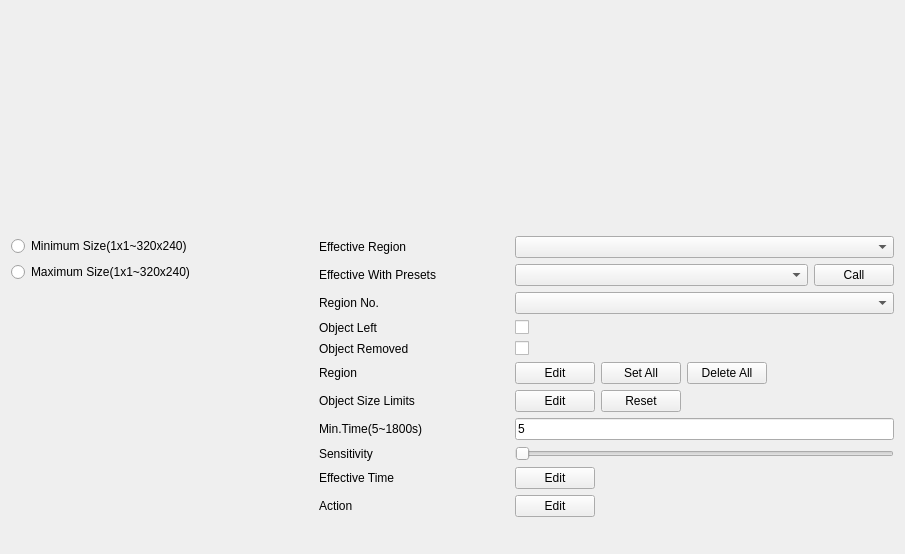
<?xml version="1.0" encoding="UTF-8"?>
<ui version="4.0">
 <class>ObjectLeftRemoved</class>
 <widget class="QWidget" name="ObjectLeftRemoved">
  <property name="geometry">
   <rect>
    <x>0</x>
    <y>0</y>
    <width>905</width>
    <height>554</height>
   </rect>
  </property>
  <property name="windowTitle">
   <string>Form</string>
  </property>
  <layout class="QGridLayout" name="gridLayout">
   <property name="spacing">
    <number>20</number>
   </property>
   <item row="0" column="0">
    <widget class="CommonVideo" name="commonVideo" native="true">
     <property name="sizePolicy">
      <sizepolicy hsizetype="Preferred" vsizetype="Preferred">
       <horstretch>1</horstretch>
       <verstretch>0</verstretch>
      </sizepolicy>
     </property>
     <property name="minimumSize">
      <size>
       <width>0</width>
       <height>100</height>
      </size>
     </property>
    </widget>
   </item>
   <item row="0" column="1">
    <widget class="ButtonGroup" name="widget_buttonGroup" native="true">
     <property name="sizePolicy">
      <sizepolicy hsizetype="Expanding" vsizetype="Expanding">
       <horstretch>2</horstretch>
       <verstretch>2</verstretch>
      </sizepolicy>
     </property>
    </widget>
   </item>
   <item row="1" column="0">
    <widget class="QWidget" name="widgetSize" native="true">
     <layout class="QGridLayout" name="gridLayout_3">
      <property name="leftMargin">
       <number>0</number>
      </property>
      <property name="topMargin">
       <number>0</number>
      </property>
      <property name="rightMargin">
       <number>0</number>
      </property>
      <property name="bottomMargin">
       <number>0</number>
      </property>
      <item row="0" column="1" colspan="2">
       <widget class="VCASizeLineEditBox" name="widgetMinLineBox" native="true"/>
      </item>
      <item row="1" column="0">
       <widget class="QRadioButton" name="radioButton_maxLayout">
        <property name="text">
         <string>Maximum Size(1x1~320x240)</string>
        </property>
       </widget>
      </item>
      <item row="0" column="0">
       <widget class="QRadioButton" name="radioButton_minLayout">
        <property name="text">
         <string>Minimum Size(1x1~320x240)</string>
        </property>
       </widget>
      </item>
      <item row="1" column="1" colspan="2">
       <widget class="VCASizeLineEditBox" name="widgetMaxLineBox" native="true"/>
      </item>
      <item row="2" column="0" colspan="2">
       <spacer name="verticalSpacer_3">
        <property name="orientation">
         <enum>Qt::Vertical</enum>
        </property>
        <property name="sizeHint" stdset="0">
         <size>
          <width>20</width>
          <height>40</height>
         </size>
        </property>
       </spacer>
      </item>
     </layout>
    </widget>
   </item>
   <item row="1" column="1">
    <widget class="QWidget" name="widget_3" native="true">
     <property name="sizePolicy">
      <sizepolicy hsizetype="Expanding" vsizetype="Expanding">
       <horstretch>0</horstretch>
       <verstretch>3</verstretch>
      </sizepolicy>
     </property>
     <layout class="QVBoxLayout" name="verticalLayout">
      <property name="leftMargin">
       <number>0</number>
      </property>
      <property name="topMargin">
       <number>0</number>
      </property>
      <property name="rightMargin">
       <number>0</number>
      </property>
      <property name="bottomMargin">
       <number>0</number>
      </property>
      <item>
       <layout class="QGridLayout" name="gridLayout_2">
        <item row="6" column="0">
         <widget class="QLabel" name="labelObjectSizeLimits">
          <property name="text">
           <string>Object Size Limits</string>
          </property>
         </widget>
        </item>
        <item row="9" column="0">
         <widget class="QLabel" name="label_effectiveTime">
          <property name="text">
           <string>Effective Time</string>
          </property>
         </widget>
        </item>
        <item row="4" column="0">
         <widget class="QLabel" name="label_object_removed">
          <property name="sizePolicy">
           <sizepolicy hsizetype="Preferred" vsizetype="Preferred">
            <horstretch>1</horstretch>
            <verstretch>0</verstretch>
           </sizepolicy>
          </property>
          <property name="text">
           <string>Object Removed</string>
          </property>
         </widget>
        </item>
        <item row="10" column="0">
         <widget class="QLabel" name="label_action">
          <property name="text">
           <string>Action</string>
          </property>
         </widget>
        </item>
        <item row="8" column="1">
         <widget class="BaseSlider" name="slider_sensitivity">
          <property name="orientation">
           <enum>Qt::Horizontal</enum>
          </property>
         </widget>
        </item>
        <item row="7" column="1">
         <widget class="MyLineEdit" name="lineEdit_mintime">
          <property name="text">
           <string>5</string>
          </property>
         </widget>
        </item>
        <item row="8" column="0">
         <widget class="QLabel" name="label_sensitivity">
          <property name="text">
           <string>Sensitivity</string>
          </property>
         </widget>
        </item>
        <item row="5" column="0">
         <widget class="QLabel" name="label_setRegion">
          <property name="text">
           <string>Region</string>
          </property>
         </widget>
        </item>
        <item row="0" column="0">
         <widget class="QLabel" name="labelEffectiveRegion">
          <property name="text">
           <string>Effective Region</string>
          </property>
         </widget>
        </item>
        <item row="3" column="0">
         <widget class="QLabel" name="label_object_left">
          <property name="sizePolicy">
           <sizepolicy hsizetype="Preferred" vsizetype="Preferred">
            <horstretch>1</horstretch>
            <verstretch>0</verstretch>
           </sizepolicy>
          </property>
          <property name="text">
           <string>Object Left</string>
          </property>
         </widget>
        </item>
        <item row="10" column="1">
         <widget class="QWidget" name="widgetAction" native="true">
          <layout class="QHBoxLayout" name="horizontalLayout">
           <property name="leftMargin">
            <number>0</number>
           </property>
           <property name="topMargin">
            <number>0</number>
           </property>
           <property name="rightMargin">
            <number>0</number>
           </property>
           <property name="bottomMargin">
            <number>0</number>
           </property>
           <item>
            <widget class="MyPushButton" name="pushButton_editAction">
             <property name="text">
              <string>Edit</string>
             </property>
            </widget>
           </item>
           <item>
            <spacer name="horizontalSpacer">
             <property name="orientation">
              <enum>Qt::Horizontal</enum>
             </property>
             <property name="sizeHint" stdset="0">
              <size>
               <width>40</width>
               <height>20</height>
              </size>
             </property>
            </spacer>
           </item>
          </layout>
         </widget>
        </item>
        <item row="4" column="1">
         <widget class="QCheckBox" name="checkBox_obj_remove">
          <property name="sizePolicy">
           <sizepolicy hsizetype="Minimum" vsizetype="Fixed">
            <horstretch>2</horstretch>
            <verstretch>0</verstretch>
           </sizepolicy>
          </property>
          <property name="text">
           <string/>
          </property>
         </widget>
        </item>
        <item row="3" column="1">
         <widget class="QCheckBox" name="checkBox_obj_left">
          <property name="sizePolicy">
           <sizepolicy hsizetype="Minimum" vsizetype="Fixed">
            <horstretch>2</horstretch>
            <verstretch>0</verstretch>
           </sizepolicy>
          </property>
          <property name="text">
           <string/>
          </property>
         </widget>
        </item>
        <item row="6" column="1">
         <widget class="QWidget" name="widgetObjectSize" native="true">
          <layout class="QHBoxLayout" name="horizontalLayout_6">
           <property name="leftMargin">
            <number>0</number>
           </property>
           <property name="topMargin">
            <number>0</number>
           </property>
           <property name="rightMargin">
            <number>0</number>
           </property>
           <property name="bottomMargin">
            <number>0</number>
           </property>
           <item>
            <widget class="PushButtonEditState" name="pushButtonObjectSizeEdit">
             <property name="text">
              <string>Edit</string>
             </property>
            </widget>
           </item>
           <item>
            <widget class="MyPushButton" name="pushButtonObjectSizeReset">
             <property name="text">
              <string>Reset</string>
             </property>
            </widget>
           </item>
           <item>
            <spacer name="horizontalSpacer_4">
             <property name="orientation">
              <enum>Qt::Horizontal</enum>
             </property>
             <property name="sizeHint" stdset="0">
              <size>
               <width>40</width>
               <height>20</height>
              </size>
             </property>
            </spacer>
           </item>
          </layout>
         </widget>
        </item>
        <item row="5" column="1">
         <widget class="QWidget" name="widgetRegion" native="true">
          <layout class="QHBoxLayout" name="horizontalLayout_4">
           <property name="leftMargin">
            <number>0</number>
           </property>
           <property name="topMargin">
            <number>0</number>
           </property>
           <property name="rightMargin">
            <number>0</number>
           </property>
           <property name="bottomMargin">
            <number>0</number>
           </property>
           <item>
            <widget class="PushButtonEditState" name="pushButtonRegionEdit">
             <property name="text">
              <string>Edit</string>
             </property>
            </widget>
           </item>
           <item>
            <widget class="MyPushButton" name="pushButton_setAll">
             <property name="text">
              <string>Set All</string>
             </property>
            </widget>
           </item>
           <item>
            <widget class="MyPushButton" name="pushButton_clearAll">
             <property name="text">
              <string>Delete All</string>
             </property>
            </widget>
           </item>
           <item>
            <spacer name="horizontalSpacer_3">
             <property name="orientation">
              <enum>Qt::Horizontal</enum>
             </property>
             <property name="sizeHint" stdset="0">
              <size>
               <width>40</width>
               <height>20</height>
              </size>
             </property>
            </spacer>
           </item>
          </layout>
         </widget>
        </item>
        <item row="7" column="0">
         <widget class="QLabel" name="label_mintime">
          <property name="minimumSize">
           <size>
            <width>0</width>
            <height>0</height>
           </size>
          </property>
          <property name="text">
           <string>Min.Time(5~1800s)</string>
          </property>
         </widget>
        </item>
        <item row="1" column="0">
         <widget class="QLabel" name="labelEffectiveWithPresets">
          <property name="text">
           <string>Effective With Presets</string>
          </property>
         </widget>
        </item>
        <item row="9" column="1">
         <widget class="QWidget" name="widgetEffectiveTime" native="true">
          <layout class="QHBoxLayout" name="horizontalLayout_3">
           <property name="leftMargin">
            <number>0</number>
           </property>
           <property name="topMargin">
            <number>0</number>
           </property>
           <property name="rightMargin">
            <number>0</number>
           </property>
           <property name="bottomMargin">
            <number>0</number>
           </property>
           <item>
            <widget class="MyPushButton" name="pushButton_editTime">
             <property name="text">
              <string>Edit</string>
             </property>
            </widget>
           </item>
           <item>
            <spacer name="horizontalSpacer_2">
             <property name="orientation">
              <enum>Qt::Horizontal</enum>
             </property>
             <property name="sizeHint" stdset="0">
              <size>
               <width>40</width>
               <height>20</height>
              </size>
             </property>
            </spacer>
           </item>
          </layout>
         </widget>
        </item>
        <item row="2" column="0">
         <widget class="QLabel" name="labelRegionNo">
          <property name="text">
           <string>Region No.</string>
          </property>
         </widget>
        </item>
        <item row="0" column="1">
         <widget class="ComboBox" name="comboBoxEffectiveRegion"/>
        </item>
        <item row="2" column="1">
         <widget class="ComboBox" name="comboBoxRegionNo"/>
        </item>
        <item row="1" column="1">
         <widget class="QWidget" name="widgetPresets" native="true">
          <layout class="QHBoxLayout" name="horizontalLayout_2">
           <property name="leftMargin">
            <number>0</number>
           </property>
           <property name="topMargin">
            <number>0</number>
           </property>
           <property name="rightMargin">
            <number>0</number>
           </property>
           <property name="bottomMargin">
            <number>0</number>
           </property>
           <item>
            <widget class="ComboBox" name="comboBoxEffectiveWithPreset">
             <property name="sizePolicy">
              <sizepolicy hsizetype="Preferred" vsizetype="Fixed">
               <horstretch>4</horstretch>
               <verstretch>0</verstretch>
              </sizepolicy>
             </property>
            </widget>
           </item>
           <item>
            <widget class="MyPushButton" name="pushButtonEffectiveWithPreset">
             <property name="sizePolicy">
              <sizepolicy hsizetype="Minimum" vsizetype="Fixed">
               <horstretch>1</horstretch>
               <verstretch>0</verstretch>
              </sizepolicy>
             </property>
             <property name="text">
              <string>Call</string>
             </property>
            </widget>
           </item>
          </layout>
         </widget>
        </item>
       </layout>
      </item>
      <item>
       <spacer name="verticalSpacer_2">
        <property name="orientation">
         <enum>Qt::Vertical</enum>
        </property>
        <property name="sizeHint" stdset="0">
         <size>
          <width>20</width>
          <height>10</height>
         </size>
        </property>
       </spacer>
      </item>
     </layout>
    </widget>
   </item>
  </layout>
 </widget>
 <customwidgets>
  <customwidget>
   <class>ComboBox</class>
   <extends>QComboBox</extends>
   <header>combobox.h</header>
  </customwidget>
  <customwidget>
   <class>MyPushButton</class>
   <extends>QPushButton</extends>
   <header>mypushbutton.h</header>
  </customwidget>
  <customwidget>
   <class>BaseSlider</class>
   <extends>QSlider</extends>
   <header>baseslider.h</header>
   <container>1</container>
  </customwidget>
  <customwidget>
   <class>CommonVideo</class>
   <extends>QWidget</extends>
   <header>commonvideo.h</header>
   <container>1</container>
  </customwidget>
  <customwidget>
   <class>ButtonGroup</class>
   <extends>QWidget</extends>
   <header>buttongroup.h</header>
   <container>1</container>
  </customwidget>
  <customwidget>
   <class>PushButtonEditState</class>
   <extends>QPushButton</extends>
   <header>pushbuttoneditstate.h</header>
  </customwidget>
  <customwidget>
   <class>VCASizeLineEditBox</class>
   <extends>QWidget</extends>
   <header>VCASizeLineEditBox.h</header>
   <container>1</container>
  </customwidget>
  <customwidget>
   <class>MyLineEdit</class>
   <extends>QLineEdit</extends>
   <header>mylineedit.h</header>
  </customwidget>
 </customwidgets>
 <resources/>
 <connections/>
</ui>
